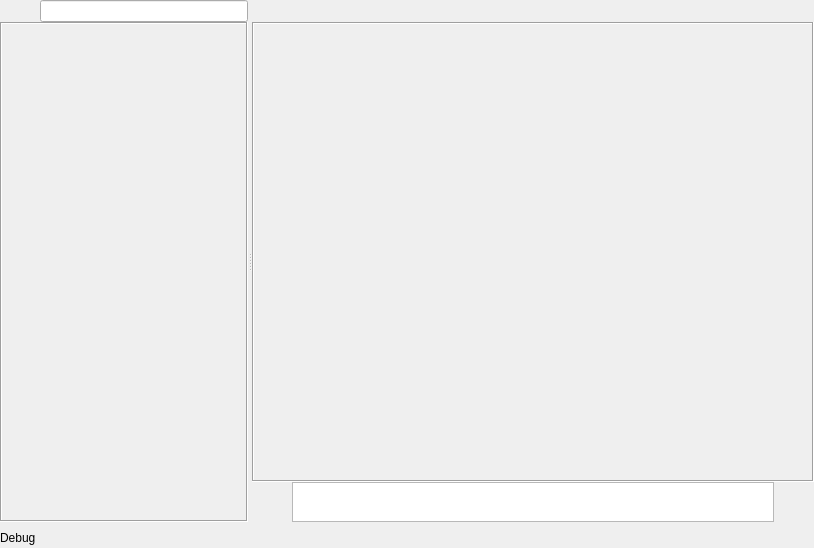
<?xml version="1.0" encoding="UTF-8"?>
<ui version="4.0">
 <class>MainWindow</class>
 <widget class="QMainWindow" name="MainWindow">
  <property name="geometry">
   <rect>
    <x>0</x>
    <y>0</y>
    <width>814</width>
    <height>548</height>
   </rect>
  </property>
  <property name="windowTitle">
   <string>MainWindow</string>
  </property>
  <property name="autoFillBackground">
   <bool>true</bool>
  </property>
  <widget class="QWidget" name="centralwidget">
   <layout class="QVBoxLayout" name="verticalLayout_10">
    <property name="leftMargin">
     <number>0</number>
    </property>
    <property name="topMargin">
     <number>0</number>
    </property>
    <property name="rightMargin">
     <number>0</number>
    </property>
    <property name="bottomMargin">
     <number>0</number>
    </property>
    <item>
     <widget class="QStackedWidget" name="stackedWidget">
      <widget class="QWidget" name="mainPage">
       <layout class="QVBoxLayout" name="verticalLayout_4">
        <property name="leftMargin">
         <number>0</number>
        </property>
        <property name="topMargin">
         <number>0</number>
        </property>
        <property name="rightMargin">
         <number>0</number>
        </property>
        <property name="bottomMargin">
         <number>0</number>
        </property>
        <item>
         <widget class="QSplitter" name="splitter">
          <property name="frameShape">
           <enum>QFrame::NoFrame</enum>
          </property>
          <property name="lineWidth">
           <number>10</number>
          </property>
          <property name="midLineWidth">
           <number>5</number>
          </property>
          <property name="orientation">
           <enum>Qt::Horizontal</enum>
          </property>
          <widget class="QWidget" name="layoutWidget">
           <layout class="QVBoxLayout" name="verticalLayout_2">
            <property name="spacing">
             <number>0</number>
            </property>
            <item>
             <layout class="QHBoxLayout" name="horizontalLayout_2">
              <item>
               <widget class="QPushButton" name="menuButton">
                <property name="maximumSize">
                 <size>
                  <width>16777215</width>
                  <height>16777215</height>
                 </size>
                </property>
                <property name="text">
                 <string/>
                </property>
                <property name="icon">
                 <iconset>
                  <normaloff>data/icons/navigation-16-filled.svg</normaloff>data/icons/navigation-16-filled.svg</iconset>
                </property>
                <property name="iconSize">
                 <size>
                  <width>32</width>
                  <height>32</height>
                 </size>
                </property>
                <property name="flat">
                 <bool>true</bool>
                </property>
               </widget>
              </item>
              <item>
               <widget class="QLineEdit" name="lineEdit"/>
              </item>
             </layout>
            </item>
            <item>
             <widget class="QScrollArea" name="scrollArea_2">
              <property name="frameShape">
               <enum>QFrame::Box</enum>
              </property>
              <property name="verticalScrollBarPolicy">
               <enum>Qt::ScrollBarAsNeeded</enum>
              </property>
              <property name="horizontalScrollBarPolicy">
               <enum>Qt::ScrollBarAlwaysOff</enum>
              </property>
              <property name="widgetResizable">
               <bool>true</bool>
              </property>
              <widget class="QWidget" name="scrollAreaWidgetContents_2">
               <property name="geometry">
                <rect>
                 <x>0</x>
                 <y>0</y>
                 <width>245</width>
                 <height>476</height>
                </rect>
               </property>
               <layout class="QVBoxLayout" name="verticalLayout_5">
                <property name="leftMargin">
                 <number>0</number>
                </property>
                <property name="rightMargin">
                 <number>0</number>
                </property>
                <property name="bottomMargin">
                 <number>0</number>
                </property>
                <item>
                 <widget class="QWidget" name="chatsListWidget" native="true">
                  <layout class="QVBoxLayout" name="verticalLayout_8">
                   <property name="spacing">
                    <number>0</number>
                   </property>
                   <property name="leftMargin">
                    <number>0</number>
                   </property>
                   <property name="topMargin">
                    <number>0</number>
                   </property>
                   <property name="rightMargin">
                    <number>0</number>
                   </property>
                   <property name="bottomMargin">
                    <number>0</number>
                   </property>
                   <item>
                    <layout class="QVBoxLayout" name="chatsListLayout"/>
                   </item>
                  </layout>
                 </widget>
                </item>
                <item>
                 <spacer name="verticalSpacer">
                  <property name="orientation">
                   <enum>Qt::Vertical</enum>
                  </property>
                  <property name="sizeHint" stdset="0">
                   <size>
                    <width>20</width>
                    <height>40</height>
                   </size>
                  </property>
                 </spacer>
                </item>
               </layout>
              </widget>
             </widget>
            </item>
           </layout>
          </widget>
          <widget class="QWidget" name="layoutWidget">
           <layout class="QVBoxLayout" name="verticalLayout_3" stretch="0,1,0,1">
            <property name="spacing">
             <number>0</number>
            </property>
            <item>
             <widget class="QStackedWidget" name="chatMenuStacked">
              <widget class="QWidget" name="chatInfoPage">
               <layout class="QHBoxLayout" name="horizontalLayout_3">
                <property name="spacing">
                 <number>0</number>
                </property>
                <property name="leftMargin">
                 <number>0</number>
                </property>
                <property name="topMargin">
                 <number>0</number>
                </property>
                <property name="rightMargin">
                 <number>0</number>
                </property>
                <property name="bottomMargin">
                 <number>0</number>
                </property>
                <item>
                 <layout class="QHBoxLayout" name="horizontalLayout_4" stretch="0,0,1,0">
                  <item>
                   <widget class="QPushButton" name="backButtonCompact">
                    <property name="minimumSize">
                     <size>
                      <width>0</width>
                      <height>0</height>
                     </size>
                    </property>
                    <property name="maximumSize">
                     <size>
                      <width>16777215</width>
                      <height>16777215</height>
                     </size>
                    </property>
                    <property name="font">
                     <font>
                      <bold>true</bold>
                     </font>
                    </property>
                    <property name="text">
                     <string/>
                    </property>
                    <property name="icon">
                     <iconset>
                      <normaloff>data/icons/arrow-left-16-filled.svg</normaloff>data/icons/arrow-left-16-filled.svg</iconset>
                    </property>
                    <property name="iconSize">
                     <size>
                      <width>32</width>
                      <height>32</height>
                     </size>
                    </property>
                    <property name="flat">
                     <bool>true</bool>
                    </property>
                   </widget>
                  </item>
                  <item>
                   <widget class="QLabel" name="chatAvatar">
                    <property name="maximumSize">
                     <size>
                      <width>16777215</width>
                      <height>16777215</height>
                     </size>
                    </property>
                    <property name="text">
                     <string/>
                    </property>
                   </widget>
                  </item>
                  <item>
                   <widget class="QLabel" name="chatName">
                    <property name="styleSheet">
                     <string notr="true">margin-left: 6</string>
                    </property>
                    <property name="text">
                     <string/>
                    </property>
                    <property name="alignment">
                     <set>Qt::AlignLeading|Qt::AlignLeft|Qt::AlignVCenter</set>
                    </property>
                    <property name="wordWrap">
                     <bool>true</bool>
                    </property>
                   </widget>
                  </item>
                  <item>
                   <widget class="QPushButton" name="chatInfoButton">
                    <property name="maximumSize">
                     <size>
                      <width>16777215</width>
                      <height>16777215</height>
                     </size>
                    </property>
                    <property name="text">
                     <string/>
                    </property>
                    <property name="icon">
                     <iconset>
                      <normaloff>data/icons/navigation-16-filled.svg</normaloff>data/icons/navigation-16-filled.svg</iconset>
                    </property>
                    <property name="iconSize">
                     <size>
                      <width>32</width>
                      <height>32</height>
                     </size>
                    </property>
                    <property name="flat">
                     <bool>true</bool>
                    </property>
                   </widget>
                  </item>
                 </layout>
                </item>
               </layout>
              </widget>
              <widget class="QWidget" name="selectedMsgPage">
               <layout class="QHBoxLayout" name="horizontalLayout_7">
                <property name="leftMargin">
                 <number>0</number>
                </property>
                <property name="topMargin">
                 <number>0</number>
                </property>
                <property name="rightMargin">
                 <number>0</number>
                </property>
                <property name="bottomMargin">
                 <number>0</number>
                </property>
                <item>
                 <layout class="QHBoxLayout" name="horizontalLayout_6">
                  <property name="leftMargin">
                   <number>5</number>
                  </property>
                  <item>
                   <widget class="QLabel" name="selectedMsgsCountLabel">
                    <property name="text">
                     <string>selectedMsgsCount</string>
                    </property>
                   </widget>
                  </item>
                  <item>
                   <spacer name="horizontalSpacer_2">
                    <property name="orientation">
                     <enum>Qt::Horizontal</enum>
                    </property>
                    <property name="sizeHint" stdset="0">
                     <size>
                      <width>40</width>
                      <height>20</height>
                     </size>
                    </property>
                   </spacer>
                  </item>
                  <item>
                   <widget class="QPushButton" name="replyMsgButton">
                    <property name="text">
                     <string>Ответить</string>
                    </property>
                   </widget>
                  </item>
                 </layout>
                </item>
               </layout>
              </widget>
             </widget>
            </item>
            <item>
             <widget class="QScrollArea" name="scrollArea">
              <property name="frameShape">
               <enum>QFrame::Box</enum>
              </property>
              <property name="verticalScrollBarPolicy">
               <enum>Qt::ScrollBarAsNeeded</enum>
              </property>
              <property name="horizontalScrollBarPolicy">
               <enum>Qt::ScrollBarAlwaysOff</enum>
              </property>
              <property name="widgetResizable">
               <bool>true</bool>
              </property>
              <widget class="QWidget" name="scrollAreaWidgetContents">
               <property name="geometry">
                <rect>
                 <x>0</x>
                 <y>0</y>
                 <width>553</width>
                 <height>235</height>
                </rect>
               </property>
               <layout class="QVBoxLayout" name="verticalLayout_6">
                <property name="leftMargin">
                 <number>0</number>
                </property>
                <property name="rightMargin">
                 <number>0</number>
                </property>
                <item>
                 <widget class="QWidget" name="msgsListWidget" native="true">
                  <layout class="QVBoxLayout" name="verticalLayout_7">
                   <property name="spacing">
                    <number>6</number>
                   </property>
                   <property name="leftMargin">
                    <number>0</number>
                   </property>
                   <property name="topMargin">
                    <number>0</number>
                   </property>
                   <property name="rightMargin">
                    <number>0</number>
                   </property>
                   <property name="bottomMargin">
                    <number>0</number>
                   </property>
                   <item>
                    <layout class="QVBoxLayout" name="msgsListLayout">
                     <property name="spacing">
                      <number>6</number>
                     </property>
                    </layout>
                   </item>
                  </layout>
                 </widget>
                </item>
                <item>
                 <spacer name="verticalSpacer_2">
                  <property name="orientation">
                   <enum>Qt::Vertical</enum>
                  </property>
                  <property name="sizeHint" stdset="0">
                   <size>
                    <width>20</width>
                    <height>40</height>
                   </size>
                  </property>
                 </spacer>
                </item>
               </layout>
              </widget>
             </widget>
            </item>
            <item>
             <widget class="QWidget" name="attachMenuWidget" native="true">
              <property name="enabled">
               <bool>true</bool>
              </property>
              <layout class="QVBoxLayout" name="verticalLayout_11">
               <property name="leftMargin">
                <number>0</number>
               </property>
               <property name="topMargin">
                <number>0</number>
               </property>
               <property name="rightMargin">
                <number>0</number>
               </property>
               <property name="bottomMargin">
                <number>0</number>
               </property>
               <item>
                <layout class="QHBoxLayout" name="attachMenuLayout"/>
               </item>
              </layout>
             </widget>
            </item>
            <item>
             <layout class="QHBoxLayout" name="horizontalLayout_5">
              <item>
               <widget class="QPushButton" name="attachButton">
                <property name="minimumSize">
                 <size>
                  <width>0</width>
                  <height>0</height>
                 </size>
                </property>
                <property name="text">
                 <string/>
                </property>
                <property name="icon">
                 <iconset>
                  <normaloff>data/icons/attach-16-filled.svg</normaloff>data/icons/attach-16-filled.svg</iconset>
                </property>
                <property name="iconSize">
                 <size>
                  <width>32</width>
                  <height>32</height>
                 </size>
                </property>
                <property name="flat">
                 <bool>true</bool>
                </property>
               </widget>
              </item>
              <item>
               <widget class="QPlainTextEdit" name="messageTextEdit">
                <property name="maximumSize">
                 <size>
                  <width>16777215</width>
                  <height>40</height>
                 </size>
                </property>
                <property name="undoRedoEnabled">
                 <bool>true</bool>
                </property>
                <property name="lineWrapMode">
                 <enum>QPlainTextEdit::WidgetWidth</enum>
                </property>
                <property name="plainText">
                 <string/>
                </property>
               </widget>
              </item>
              <item>
               <widget class="QPushButton" name="sendMessageButton">
                <property name="minimumSize">
                 <size>
                  <width>0</width>
                  <height>0</height>
                 </size>
                </property>
                <property name="text">
                 <string/>
                </property>
                <property name="icon">
                 <iconset>
                  <normaloff>data/icons/send-16-filled.svg</normaloff>data/icons/send-16-filled.svg</iconset>
                </property>
                <property name="iconSize">
                 <size>
                  <width>32</width>
                  <height>32</height>
                 </size>
                </property>
                <property name="autoExclusive">
                 <bool>false</bool>
                </property>
                <property name="flat">
                 <bool>true</bool>
                </property>
               </widget>
              </item>
             </layout>
            </item>
           </layout>
          </widget>
         </widget>
        </item>
       </layout>
      </widget>
      <widget class="QWidget" name="authByTokenWindow">
       <layout class="QVBoxLayout" name="verticalLayout">
        <item>
         <widget class="QLabel" name="label">
          <property name="text">
           <string>&lt;a href=&quot;https://oauth.vk.com/oauth/authorize?client_id=2685278&amp;scope=1073737727&amp;redirect_uri=https://oauth.vk.com/blank.html&amp;display=page&amp;response_type=token&amp;revoke=1&amp;slogin_h=313cdef0b2177ec401.351765a09fcd1f2bba&amp;__q_hash=908b8d205940c31676e11f938782deb7&quot;&gt;Получить токен Kate Mobile&lt;/a&gt;</string>
          </property>
          <property name="textFormat">
           <enum>Qt::AutoText</enum>
          </property>
          <property name="openExternalLinks">
           <bool>true</bool>
          </property>
         </widget>
        </item>
        <item>
         <widget class="QLineEdit" name="authByTokenEdit">
          <property name="placeholderText">
           <string>Вставьте ссылку с токеном</string>
          </property>
         </widget>
        </item>
        <item>
         <widget class="QPushButton" name="authByTokenButton">
          <property name="text">
           <string>Войти</string>
          </property>
         </widget>
        </item>
        <item>
         <spacer name="verticalSpacer_3">
          <property name="orientation">
           <enum>Qt::Vertical</enum>
          </property>
          <property name="sizeHint" stdset="0">
           <size>
            <width>20</width>
            <height>40</height>
           </size>
          </property>
         </spacer>
        </item>
       </layout>
      </widget>
      <widget class="QWidget" name="imagePreviewWindow">
       <layout class="QVBoxLayout" name="verticalLayout_9">
        <property name="spacing">
         <number>0</number>
        </property>
        <property name="leftMargin">
         <number>0</number>
        </property>
        <property name="topMargin">
         <number>0</number>
        </property>
        <property name="rightMargin">
         <number>0</number>
        </property>
        <property name="bottomMargin">
         <number>0</number>
        </property>
        <item>
         <widget class="QLabel" name="imagePreviewWidget">
          <property name="text">
           <string/>
          </property>
          <property name="scaledContents">
           <bool>false</bool>
          </property>
          <property name="alignment">
           <set>Qt::AlignCenter</set>
          </property>
         </widget>
        </item>
       </layout>
      </widget>
     </widget>
    </item>
    <item>
     <widget class="QWidget" name="statusBar" native="true">
      <layout class="QHBoxLayout" name="horizontalLayout">
       <property name="spacing">
        <number>6</number>
       </property>
       <property name="leftMargin">
        <number>0</number>
       </property>
       <property name="topMargin">
        <number>0</number>
       </property>
       <property name="rightMargin">
        <number>0</number>
       </property>
       <property name="bottomMargin">
        <number>0</number>
       </property>
       <item>
        <widget class="QLabel" name="statusLogsLabel">
         <property name="maximumSize">
          <size>
           <width>16777215</width>
           <height>16777215</height>
          </size>
         </property>
         <property name="text">
          <string>Debug</string>
         </property>
         <property name="wordWrap">
          <bool>false</bool>
         </property>
        </widget>
       </item>
       <item>
        <spacer name="horizontalSpacer">
         <property name="orientation">
          <enum>Qt::Horizontal</enum>
         </property>
         <property name="sizeHint" stdset="0">
          <size>
           <width>40</width>
           <height>20</height>
          </size>
         </property>
        </spacer>
       </item>
      </layout>
     </widget>
    </item>
   </layout>
  </widget>
 </widget>
 <resources/>
 <connections/>
</ui>
